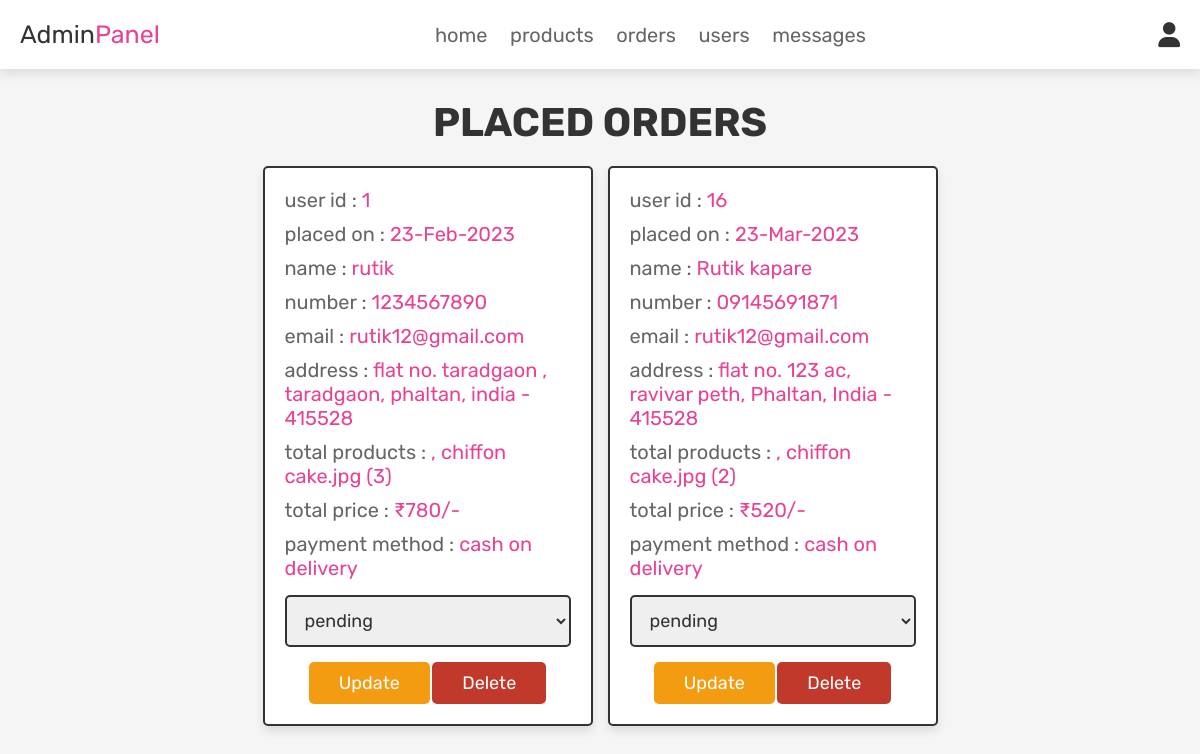
The page /admin_orders.php (signed in) on the database as committed earlier.
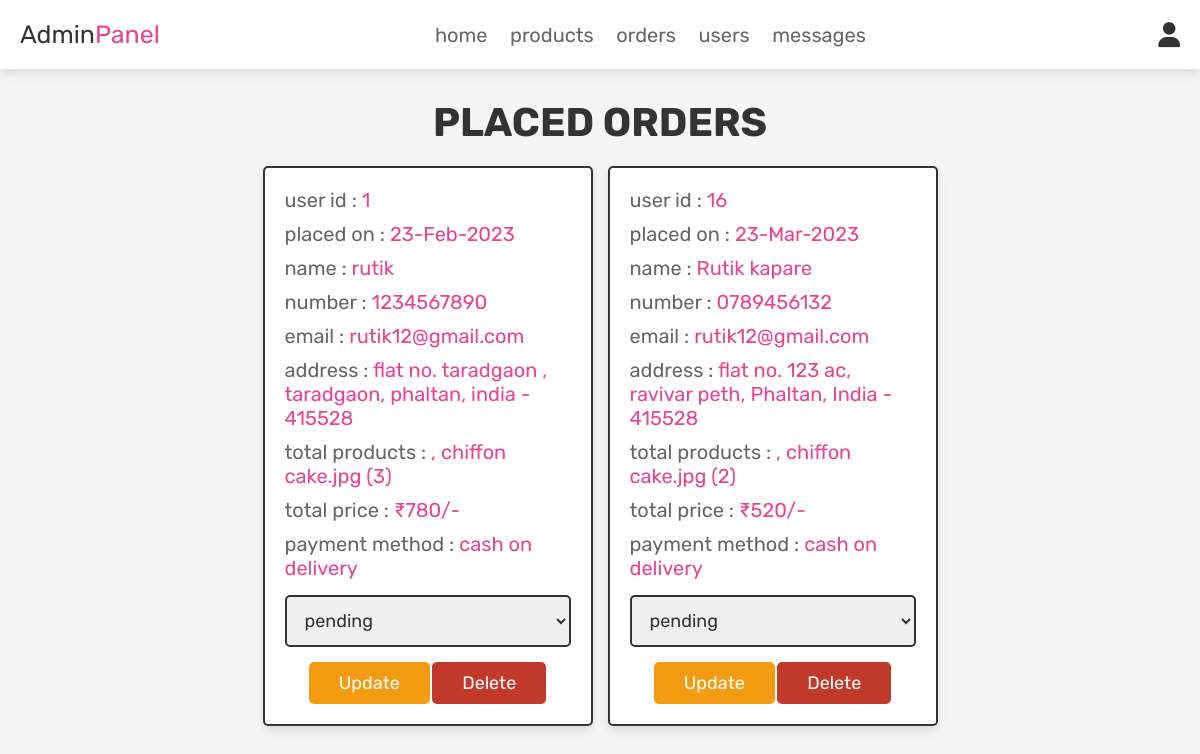
The same page on the database as committed later.
### tables this page shows
CREATE TABLE `orders` (
  `id` int(100) NOT NULL,
  `user_id` int(100) NOT NULL,
  `name` varchar(100) NOT NULL,
  `number` varchar(12) NOT NULL,
  `email` varchar(100) NOT NULL,
  `method` varchar(50) NOT NULL,
  `address` varchar(500) NOT NULL,
  `total_products` varchar(1000) NOT NULL,
  `total_price` int(100) NOT NULL,
  `placed_on` varchar(50) NOT NULL,
  `payment_status` varchar(20) NOT NULL DEFAULT 'pending'
);

### admin_orders.php (the view, shortened to what this page needs)
<?php
@include 'config.php';
?>
<!DOCTYPE html>
<html lang="en">
<head>
   <link rel="stylesheet" href="https://cdnjs.cloudflare.com/ajax/libs/font-awesome/6.0.0/css/all.min.css">
   <link rel="stylesheet" href="css/admin_style.css">
</head>
<body>
<?php @include 'admin_header.php'; ?>
<section class="placed-orders">
   <h1 class="title">placed orders</h1>
   <div class="box-container">
      <?php
      $select_orders = mysqli_query($conn, "SELECT * FROM `orders`") or die('query failed');
      if(mysqli_num_rows($select_orders) > 0){
         while($fetch_orders = mysqli_fetch_assoc($select_orders)){
      ?>
      <div class="box">
         <p> user id : <span><?php echo $fetch_orders['user_id']; ?></span> </p>
         <p> placed on : <span><?php echo $fetch_orders['placed_on']; ?></span> </p>
         <p> name : <span><?php echo $fetch_orders['name']; ?></span> </p>
         <p> number : <span><?php echo $fetch_orders['number']; ?></span> </p>
         <p> email : <span><?php echo $fetch_orders['email']; ?></span> </p>
         <p> address : <span><?php echo $fetch_orders['address']; ?></span> </p>
         <p> total products : <span><?php echo $fetch_orders['total_products']; ?></span> </p>
         <p> total price : <span>₹<?php echo $fetch_orders['total_price']; ?>/-</span> </p>
         <p> payment method : <span><?php echo $fetch_orders['method']; ?></span> </p>
         <form action="" method="post">
            <select name="update_payment">
               <option disabled selected><?php echo $fetch_orders['payment_status']; ?></option>
            </select>
            <input type="submit" name="update_order" value="update" class="option-btn">
            <a href="admin_orders.php?delete=<?php echo $fetch_orders['id']; ?>" class="delete-btn" onclick="return confirm('delete this order?');">delete</a>
         </form>
      </div>
      <?php
         }
      }else{
         echo '<p class="empty">no orders placed yet!</p>';
      }
      ?>
   </div>
</section>
</body>
</html>

### admin_header.php (shortened to what this page needs)
<header class="header">
   <div class="flex">
      <a href="admin_page.php" class="logo">Admin<span>Panel</span></a>
      <nav class="navbar">
         <a href="admin_page.php">home</a>
         <a href="admin_products.php">products</a>
         <a href="admin_orders.php">orders</a>
         <a href="admin_users.php">users</a>
         <a href="admin_contacts.php">messages</a>
      </nav>
      <div class="icons">
         <div id="user-btn" class="fas fa-user"></div>
      </div>
   </div>
</header>

### css/admin_style.css (style rules this page uses)
:root { --pink:#e84393; --red:#c0392b; --orange:#f39c12; --black:#333; --white:#fff; --light-color:#666; --light-white:#ccc; --light-bg:#f5f5f5; --border:.2rem solid var(--black); --box-shadow:0 .5rem 1rem rgba(0,0,0,.1); }
* { font-family: 'Rubik', sans-serif; margin:0; padding:0; box-sizing: border-box; outline: none; border:none; text-decoration: none; transition:all .2s linear; }
html { font-size: 62.5%; overflow-x: hidden; scroll-behavior: smooth; scroll-padding-top: 6.5rem; }
body { background: var(--light-bg); }
section { padding:3rem 2rem; }
.title { text-align: center; margin-bottom: 2rem; color:var(--black); text-transform: uppercase; font-size: 4rem; }
.btn, .delete-btn, .option-btn { display: inline-block; border-radius: .5rem; margin-top: 1rem; font-size: 1.8rem; color:var(--white); cursor: pointer; padding:1rem 3rem; text-transform: capitalize; }
.delete-btn { background-color: var(--red); }
.option-btn { background-color: var(--orange); }
.header { position: sticky; top:0; left:0; right:0; z-index: 1000; background-color: var(--white); box-shadow: var(--box-shadow); }
.header .flex { display: flex; align-items: center; justify-content: space-between; padding:2rem; max-width: 1200px; margin:0 auto; position: relative; }
.header .flex .icons div { font-size: 2.5rem; margin-left: 1.7rem; cursor: pointer; color:var(--black); }
.header .flex .navbar a { margin:0 1rem; font-size: 2rem; color:var(--light-color); }
.header .flex .logo { font-size: 2.5rem; color:var(--black); }
.header .flex .logo span { color:var(--pink); }
.placed-orders .box-container { display: grid; grid-template-columns: repeat(auto-fit, 33rem); gap:1.5rem; align-items: flex-start; max-width: 1200px; margin: 0 auto; justify-content: center; }
.placed-orders .box-container .box { padding:2rem; border:var(--border); background-color: var(--white); box-shadow: var(--box-shadow); border-radius: .5rem; }
.placed-orders .box-container .box p { margin-bottom: 1rem; font-size: 2rem; color:var(--light-color); }
.placed-orders .box-container .box p span { color:var(--pink); }
.placed-orders .box-container .box form { margin-top: 1rem; text-align: center; }
.placed-orders .box-container .box form select { width: 100%; border:var(--border); padding:1.2rem 1.4rem; font-size: 1.8rem; color:var(--black); border:var(--border); border-radius: .5rem; margin:.5rem 0; }

Rows that differ between the two databases and show on the page:
changed orders "23-Mar-2023": number "09145691871" → "0789456132"
